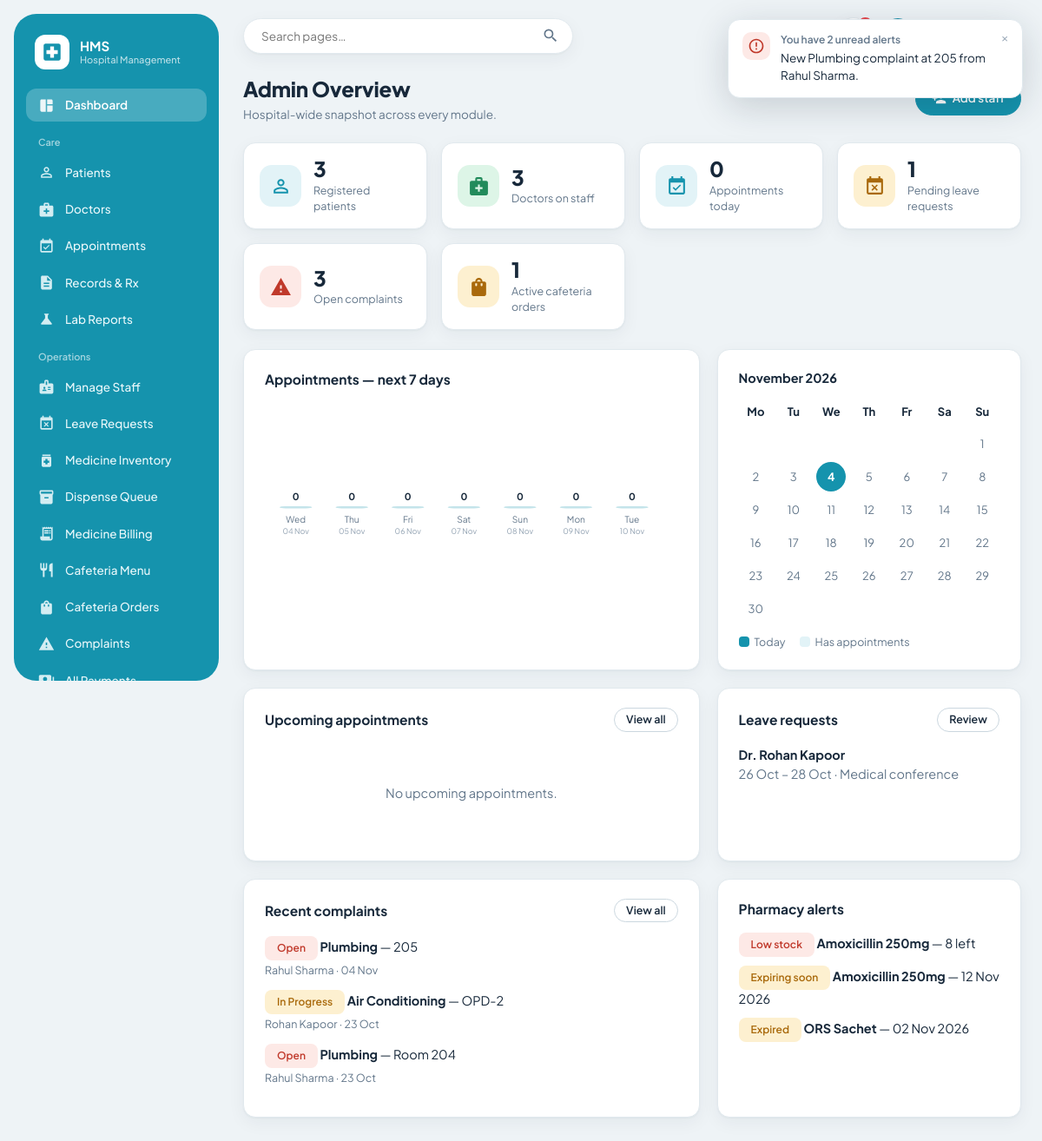
The page /admin/dashboard (signed in) on the database its author committed.
### models.py (models this page shows, shortened)
class DoctorLeave(db.Model):
    __tablename__ = "doctor_leaves"
    id = db.Column(db.Integer, primary_key=True)
    doctor_id = db.Column(db.Integer, db.ForeignKey("doctors.id"), nullable=False)
    start_date = db.Column(db.Date, nullable=False)
    end_date = db.Column(db.Date, nullable=False)
    reason = db.Column(db.String(255))
    status = db.Column(db.String(20), default="Pending")  # Pending / Approved / Rejected
    requested_at = db.Column(db.DateTime, default=datetime.utcnow)
    decided_at = db.Column(db.DateTime, nullable=True)
    decided_by_id = db.Column(db.Integer, db.ForeignKey("users.id"), nullable=True)
    doctor = db.relationship("Doctor", backref="leaves")
    decided_by = db.relationship("User")

class Doctor(db.Model):
    __tablename__ = "doctors"
    id = db.Column(db.Integer, primary_key=True)
    name = db.Column(db.String(120), nullable=False)
    specialization = db.Column(db.String(120), nullable=False)
    phone = db.Column(db.String(20))
    available_days = db.Column(db.String(120))   # e.g. "Mon,Wed,Fri"
    available_time = db.Column(db.String(60))    # e.g. "10:00 - 14:00"
    consultation_fee = db.Column(db.Float, default=500.0)
    created_at = db.Column(db.DateTime, default=datetime.utcnow)
    appointments = db.relationship("Appointment", backref="doctor", lazy=True)
    medical_records = db.relationship("MedicalRecord", backref="doctor", lazy=True)

class Complaint(db.Model):
    __tablename__ = "complaints"
    id = db.Column(db.Integer, primary_key=True)
    user_id = db.Column(db.Integer, db.ForeignKey("users.id"), nullable=False)
    category = db.Column(db.String(60), nullable=False)
    location = db.Column(db.String(120), nullable=False)  # e.g. "Room 204", "Ward 3", "OPD Corridor"
    description = db.Column(db.Text, nullable=False)
    status = db.Column(db.String(20), default="Open")  # Open / In Progress / Resolved
    created_at = db.Column(db.DateTime, default=datetime.utcnow)
    resolved_at = db.Column(db.DateTime, nullable=True)
    user = db.relationship("User", backref="complaints")

class User(db.Model):
    __tablename__ = "users"
    id = db.Column(db.Integer, primary_key=True)
    name = db.Column(db.String(120), nullable=False)
    email = db.Column(db.String(160), unique=True, nullable=False)
    password_hash = db.Column(db.String(255), nullable=False)
    role = db.Column(db.String(20), nullable=False)  # patient / doctor / admin / pharmacy
    phone = db.Column(db.String(20))
    created_at = db.Column(db.DateTime, default=datetime.utcnow)
    patient_id = db.Column(db.Integer, db.ForeignKey("patients.id"), nullable=True)
    doctor_id = db.Column(db.Integer, db.ForeignKey("doctors.id"), nullable=True)
    patient_profile = db.relationship("Patient", backref=db.backref("user_account", uselist=False), uselist=False,
                                       foreign_keys=[patient_id])
    doctor_profile = db.relationship("Doctor", backref=db.backref("user_account", uselist=False), uselist=False,
                                      foreign_keys=[doctor_id])

class Medicine(db.Model):
    __tablename__ = "medicines"
    id = db.Column(db.Integer, primary_key=True)
    name = db.Column(db.String(120), nullable=False)
    category = db.Column(db.String(80))
    stock_qty = db.Column(db.Integer, default=0)
    price = db.Column(db.Float, nullable=False)
    expiry_date = db.Column(db.Date, nullable=False)
    created_at = db.Column(db.DateTime, default=datetime.utcnow)
    @property
    def is_expired(self):
        return self.expiry_date < date.today()

### routes/auth.py (the view)
@auth_bp.route("/admin/dashboard")
@login_required(roles=["admin"])
def admin_dashboard():
    today = date.today()
    soon = today + timedelta(days=EXPIRY_WARNING_DAYS)
    stats = {
        "patients": Patient.query.count(),
        "doctors": Doctor.query.count(),
        "appointments_today": Appointment.query.filter_by(appt_date=today, status="Booked").count(),
        "medicines": Medicine.query.count(),
        "records": MedicalRecord.query.count(),
        "open_complaints": Complaint.query.filter(Complaint.status != "Resolved").count(),
        "cafeteria_orders_active": CafeteriaOrder.query.filter(
            CafeteriaOrder.status.in_(["Placed", "Preparing", "Ready"])).count(),
    }
    low_stock = Medicine.query.filter(Medicine.stock_qty < LOW_STOCK_THRESHOLD).limit(5).all()
    near_expiry = Medicine.query.filter(Medicine.expiry_date <= soon).limit(5).all()
    recent_complaints = Complaint.query.order_by(Complaint.created_at.desc()).limit(5).all()
    upcoming = (Appointment.query.filter(Appointment.appt_date >= today, Appointment.status == "Booked")
                .order_by(Appointment.appt_date, Appointment.appt_time).limit(6).all())
    stats["pending_leaves"] = DoctorLeave.query.filter_by(status="Pending").count()
    load = []
    for i in range(7):
        d = today + timedelta(days=i)
        n = Appointment.query.filter_by(appt_date=d, status="Booked").count()
        load.append({"label": d.strftime("%a"), "date": d.strftime("%d %b"), "count": n})
    max_load = max([x["count"] for x in load] + [1])
    month_days = Appointment.query.filter(
        Appointment.status == "Booked",
        Appointment.appt_date >= today.replace(day=1)).all()
    booked_days = {a.appt_date.day for a in month_days
                   if a.appt_date.year == today.year and a.appt_date.month == today.month}
    weeks = _cal.Calendar(firstweekday=0).monthdayscalendar(today.year, today.month)
    pending_leaves = (DoctorLeave.query.filter_by(status="Pending")
                      .order_by(DoctorLeave.requested_at.desc()).limit(4).all())
    return render_template("auth/admin_dashboard.html", stats=stats, low_stock=low_stock,
                            near_expiry=near_expiry, recent_complaints=recent_complaints, upcoming=upcoming,
                            load=load, max_load=max_load, weeks=weeks, today=today,
                            booked_days=booked_days, month_name=today.strftime("%B %Y"),
                            pending_leaves=pending_leaves)

### routes/auth_utils.py (called while the page is built)
def get_current_user():
    if "user_id" not in session:
        return None
    if not hasattr(g, "_current_user"):
        g._current_user = User.query.get(session["user_id"])
    return g._current_user

def login_required(roles=None):
    def decorator(view_func):
        @wraps(view_func)
        def wrapped(*args, **kwargs):
            user = get_current_user()
            if user is None:
                flash("Please log in to continue.", "error")
                return redirect(url_for("auth.portal"))
            if roles and user.role not in roles:
                flash("You don't have access to that page.", "error")
                return redirect(url_for("auth.dashboard_redirect"))
            return view_func(*args, **kwargs)
        return wrapped
    return decorator

### templates/auth/admin_dashboard.html (shortened to what this page needs)
{% extends "base.html" %}
{% import "auth/_widgets.html" as w %}
{% block content %}
<div class="page-header"><div><h2>Admin Overview</h2><p class="subtitle">Hospital-wide snapshot across every module.</p></div>
  <a class="btn btn-primary" href="{{ url_for('auth.staff_new') }}">{{ icons.addperson() }} Add staff</a></div>
<div class="stat-grid">
  {{ w.stat('patients', stats.patients, 'Registered patients') }}
  {{ w.stat('doctors', stats.doctors, 'Doctors on staff', 'green') }}
  {{ w.stat('appointments', stats.appointments_today, 'Appointments today') }}
  {{ w.stat('leave', stats.pending_leaves, 'Pending leave requests', 'amber') }}
  {{ w.stat('complaints', stats.open_complaints, 'Open complaints', 'red') }}
  {{ w.stat('orders', stats.cafeteria_orders_active, 'Active cafeteria orders', 'amber') }}
</div>
<div class="two-col">
  <div class="panel">
    <h3>Appointments — next 7 days</h3>
    <svg viewBox="0 0 560 190" style="width:100%;height:auto" role="img" aria-label="Appointments per day for the next seven days">
      {% for x in load %}
        {% set h = (x.count / max_load * 120)|round|int %}
        <rect x="{{ 20 + loop.index0*76 }}" y="{{ 140 - h }}" width="44" height="{{ h if h else 3 }}" rx="8" fill="var(--primary)" opacity="{{ 1 if x.count else 0.25 }}"/>
        <text x="{{ 42 + loop.index0*76 }}" y="{{ 132 - h }}" text-anchor="middle" font-size="13" font-weight="700" fill="var(--ink)">{{ x.count }}</text>
        <text x="{{ 42 + loop.index0*76 }}" y="162" text-anchor="middle" font-size="12" fill="var(--muted-ink)">{{ x.label }}</text>
        <text x="{{ 42 + loop.index0*76 }}" y="178" text-anchor="middle" font-size="10.5" fill="var(--faint-ink)">{{ x.date }}</text>
      {% endfor %}
    </svg>
  </div>
  <div class="panel">{{ w.calendar(weeks, today, booked_days, month_name) }}</div>
</div>
<div class="two-col" style="margin-top:20px">
  <div class="panel">
    <h3>Upcoming appointments <a class="btn btn-sm" href="{{ url_for('appointments.list_appointments') }}">View all</a></h3>
    {% if upcoming %}<table><thead><tr><th>Date</th><th>Time</th><th>Patient</th><th>Doctor</th><th>Status</th></tr></thead><tbody>
      {% for a in upcoming %}<tr><td>{{ a.appt_date.strftime('%d %b') }}</td><td class="mono">{{ a.appt_time }}</td><td>{{ a.patient.name }}</td><td>Dr. {{ a.doctor.name }}</td>
        <td><span class="badge {{ 'badge-completed' if a.payment_status=='Paid' else 'badge-warn' }}">{{ 'Paid' if a.payment_status=='Paid' else 'Pending' }}</span></td></tr>{% endfor %}
    </tbody></table>{% else %}<div class="empty-state">No upcoming appointments.</div>{% endif %}
  </div>
  <div class="panel">
    <h3>Leave requests <a class="btn btn-sm" href="{{ url_for('leave.admin_leaves') }}">Review</a></h3>
    {% for l in pending_leaves %}<p style="margin:0 0 12px"><strong>Dr. {{ l.doctor.name }}</strong><br><span class="text-muted">{{ l.start_date.strftime('%d %b') }} – {{ l.end_date.strftime('%d %b') }} · {{ l.reason or 'No reason given' }}</span></p>
    {% else %}<div class="empty-state">No pending requests.</div>{% endfor %}
  </div>
</div>
<div class="two-col" style="margin-top:20px">
  <div class="panel">
    <h3>Recent complaints <a class="btn btn-sm" href="{{ url_for('complaints.admin_complaints') }}">View all</a></h3>
    {% for c in recent_complaints %}<p style="margin:0 0 12px"><span class="badge {{ 'badge-alert' if c.status=='Open' else ('badge-warn' if c.status=='In Progress' else 'badge-completed') }}">{{ c.status }}</span>
      <strong>{{ c.category }}</strong> — {{ c.location }}<br><span class="text-muted" style="font-size:12.5px">{{ c.user.name }} · {{ c.created_at.strftime('%d %b') }}</span></p>
    {% else %}<div class="empty-state">No complaints reported.</div>{% endfor %}
  </div>
  <div class="panel">
    <h3>Pharmacy alerts</h3>
    {% for m in low_stock %}<p style="margin:0 0 10px"><span class="badge badge-alert">Low stock</span> <strong>{{ m.name }}</strong> — {{ m.stock_qty }} left</p>{% endfor %}
    {% for m in near_expiry %}<p style="margin:0 0 10px"><span class="badge badge-warn">{{ 'Expired' if m.is_expired else 'Expiring soon' }}</span> <strong>{{ m.name }}</strong> — {{ m.expiry_date.strftime('%d %b %Y') }}</p>{% endfor %}
  </div>
</div>
{% endblock %}

### static/css/style.css (style rules this page uses)
:root { --bg: #EEF3F6; --panel: #FFFFFF; --panel-soft: #F6FAFB; --ink: #17283A; --muted-ink: #62768A; --faint-ink: #93A3B3; --primary: #1593AD; --primary-dark: #0F7A91; --primary-soft: #E2F3F7; --primary-ink: #0B5E70; --sidebar: #1593AD; --sidebar-ink: #E8F7FA; --sidebar-active: rgba(255, 255, 255, 0.22); --border: #E1E9EE; --border-strong: #CBD7DF; --alert: #C0392B; --alert-bg: #FDE9E6; --alert-border: #F4C6BF; --success: #228B5B; --success-bg: #DDF5E7; --success-border: #B7E6CB; --warn: #A9690B; --warn-bg: #FDF0D0; --warn-border: #F2DB9C; --info-bg: #E2F3F7; --info: #0F7A91; --radius: 14px; --radius-sm: 10px; --shadow: 0 1px 2px rgba(23, 40, 58, 0.04), 0 6px 20px rgba(23, 40, 58, 0.05); --shadow-pop: 0 10px 40px rgba(23, 40, 58, 0.18); --font-ui: "Plus Jakarta Sans", "Nunito Sans", -apple-system, "Segoe UI", system-ui, sans-serif; --font-mono: "IBM Plex Mono", "SFMono-Regular", Menlo, Consolas, monospace; }
* { box-sizing: border-box; }
html, body { margin: 0; padding: 0; background: var(--bg); color: var(--ink); font-family: var(--font-ui); font-size: 14.5px; line-height: 1.5; -webkit-font-smoothing: antialiased; }
a { color: var(--primary-dark); text-decoration: none; }
.page-header { display: flex; align-items: center; justify-content: space-between; margin-bottom: 22px; gap: 16px; flex-wrap: wrap; }
.page-header h2 { font-size: 24px; font-weight: 800; margin: 0 0 2px; letter-spacing: -0.01em; }
.page-header .subtitle { color: var(--muted-ink); font-size: 13.5px; margin: 0; max-width: 640px; }
.btn { display: inline-flex; align-items: center; justify-content: center; gap: 7px; padding: 10px 18px; border-radius: 999px; border: 1px solid var(--border-strong); background: var(--panel); color: var(--ink); font-size: 13.5px; font-weight: 600; font-family: inherit; cursor: pointer; line-height: 1.1; }
.btn-primary { background: var(--primary); border-color: var(--primary); color: #fff; }
.btn-sm { padding: 6px 13px; font-size: 12.5px; }
.panel { background: var(--panel); border: 1px solid var(--border); border-radius: var(--radius); padding: 22px 24px; box-shadow: var(--shadow); }
.panel h3 { font-size: 15.5px; font-weight: 700; margin: 0 0 16px; padding-bottom: 0; border: 0; display: flex; align-items: center; justify-content: space-between; }
.stat-grid { display: grid; grid-template-columns: repeat(auto-fit, minmax(210px, 1fr)); gap: 16px; margin-bottom: 22px; }
.two-col { display: grid; grid-template-columns: 1.5fr 1fr; gap: 20px; }
.panel > table, .panel { overflow-x: auto; }
.badge { display: inline-block; padding: 4px 13px; border-radius: 8px; font-size: 12px; font-weight: 600; border: 1px solid transparent; white-space: nowrap; }
.badge-alert { background: var(--alert-bg); color: var(--alert); }
.badge-warn { background: var(--warn-bg); color: var(--warn); }
.text-muted { color: var(--muted-ink); }
.empty-state { text-align: center; padding: 44px 20px; color: var(--muted-ink); }

### rows shown on the page
DoctorLeave: doctor.name "Rohan Kapoor", start_date "26 Oct", end_date "28 Oct", reason "Medical conference"
Complaint: status "Open", category "Plumbing", location "205", user.name "Rahul Sharma", created_at "04 Nov"
Complaint: status "In Progress", category "Air Conditioning", location "OPD-2", user.name "Rohan Kapoor", created_at "23 Oct"
Complaint: status "Open", category "Plumbing", location "Room 204", user.name "Rahul Sharma", created_at "23 Oct"
Medicine: name "Amoxicillin 250mg", stock_qty "8", expiry_date "Expiring soon", expiry_date "12 Nov 2026"
Medicine: expiry_date "Expired", name "ORS Sachet", expiry_date "02 Nov 2026"

### other values the page prints
{{ value }} "3 3 0 1 3 1"
{{ label }} "Registered patients Doctors on staff Appointments today Pending leave requests Open complaints Active cafeteria orders"
{{ x.count }} "0" "0" "0" "0" "0" "0" "0"
{{ x.label }} "Wed" "Thu" "Fri" "Sat" "Sun" "Mon" "Tue"
{{ x.date }} "04 Nov" "05 Nov" "06 Nov" "07 Nov" "08 Nov" "09 Nov" "10 Nov"
{{ d }} "Mo" "Tu" "We" "Th" "Fr" "Sa" "Su"
{{ d }} "1" "2" "3" "4" "5" "6" "7" "8" "9" "10" "11" "12" "13" "14" "15" "16" "17" "18" "19" "20" "21" "22" "23" "24" "25" "26" "27" "28" "29" "30"
